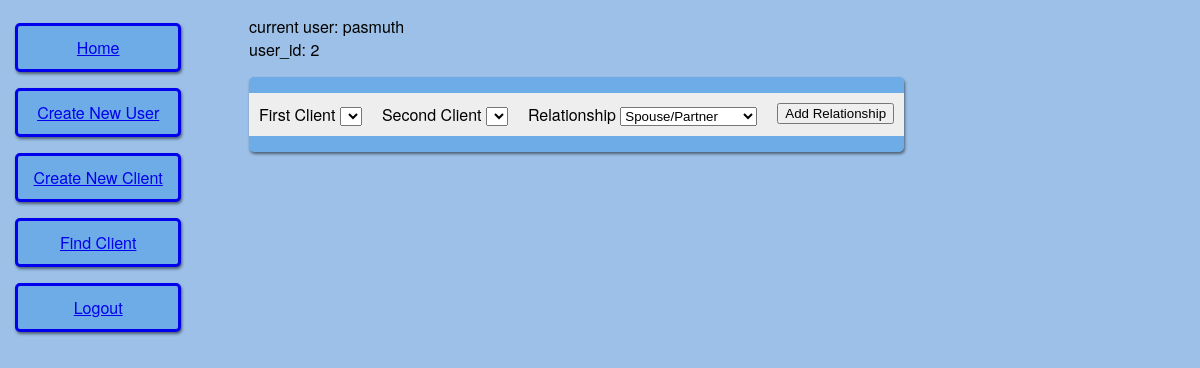
/create_relationship_1 (signed in), run on an earlier commit of the app's database.
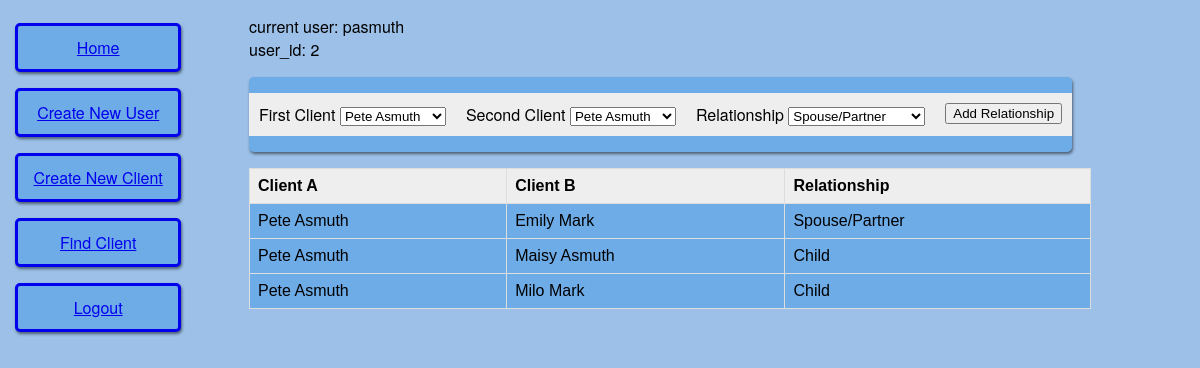
And on a later commit of the database.
### app/models.py (models this page shows, shortened)
class User(UserMixin, db.Model):
	id = db.Column(db.Integer, primary_key = True)
	username = db.Column(db.String(64), index = True, unique = True)
	email = db.Column(db.String(120), index = True, unique = True)
	password_hash = db.Column(db.String(128))

class ClientRelationship(db.Model):
	id = db.Column(db.Integer, primary_key = True)
	client_a_id = db.Column(db.Integer, db.ForeignKey('client.id'))
	client_b_id = db.Column(db.Integer, db.ForeignKey('client.id'))
	a_to_b_relation = db.Column(db.Integer, db.ForeignKey('relationship.id'))
	relationship = db.relationship('Relationship', uselist=False)
	client_a = db.relationship('Client', foreign_keys=[client_a_id])
	client_b = db.relationship('Client', foreign_keys=[client_b_id])
	created_date = db.Column(db.DateTime, index = True, default = datetime.utcnow)
	created_by = db.Column(db.Integer, db.ForeignKey('user.id'))
	user = db.relationship('User', uselist = False)

class Client(db.Model):
	id = db.Column(db.Integer, primary_key = True)
	first_name = db.Column(db.String(20))
	middle_name = db.Column(db.String(20))
	last_name = db.Column(db.String(20))
	SSN = db.Column(db.String(11))
	veteran = db.Column(db.Boolean)
	activeMilitary = db.Column(db.Boolean)
	disability = db.Column(db.Boolean)
	foreignBorn = db.Column(db.Boolean)
	race = db.relationship('ClientRace', backref = 'Client', lazy = 'dynamic')
	ethnicity = db.Column(db.Integer, db.ForeignKey('ethnicity.id'))
	gender = db.Column(db.Integer, db.ForeignKey('gender.id'))
	gen = db.relationship('Gender', uselist = False)
	dob = db.Column(db.Date)
	created_date = db.Column(db.DateTime, index = True, default = datetime.utcnow)
	created_by = db.Column(db.Integer, db.ForeignKey('user.id'))
	user = db.relationship('User', uselist = False)

class Relationship(db.Model):
	id = db.Column(db.Integer, primary_key = True)
	relationship = db.Column(db.String(15))

### app/routes.py (the view, shortened to what this page needs)
@app.route('/create_relationship_<clientid>', defaults = {'second_client':None}, methods = ['GET','POST'])
@app.route('/create_relationship_<clientid>_<second_client>', methods = ['GET','POST'])
@login_required
def create_relationship(clientid, second_client):
	form = CreateRelationship()
	rels = ClientRelationship.query.filter(ClientRelationship.client_a_id == clientid).all()
	return render_template('create_relationship.html', title = 'Create Relationship', data = rels, form = form)

### app/forms.py (shortened to what this page needs)
class CreateRelationship(FlaskForm):
	form_title = 'Create Relationship'
	client_choices = [(c.id, str(c.first_name)+' '+str(c.last_name)) for c in Client.query.all()]
	rel_choices = [(r.id, r.relationship) for r in Relationship.query.all()]
	first_client = SelectField('First Client', choices = client_choices, coerce = int, validators=[DataRequired()])
	second_client = SelectField('Second Client', choices = client_choices, coerce = int, validators=[DataRequired()])
	relationship = SelectField('Relationship', choices = rel_choices, coerce = int, validators = [DataRequired()])
	submit = SubmitField('Add Relationship')

### app/models.py (called while the page is built)
@login.user_loader
def load_user(id):
	return User.query.get(int(id))

### app/templates/create_relationship.html (shortened to what this page needs)
{% extends "base.html" %}
{% block content %}
    <form action="" method="post">
        <div class="formFields">
            {% for field in form %}
                {% if ((field.type != 'CSRFTokenField') and (field.type != 'SubmitField')) %}
                <div class="formElement">
                    {{ field.label() }}
                    {{ field() }} <br>
                </div>
                {% endif %}
            {% endfor %}<br>
            <div class="formElement">
            {{ form.submit() }}
            </div>
        </div>
    </form>
    {% if data %}
        <table class="clientView">
        <tr>
            <th>Client A</th>
            <th>Client B</th>
            <th>Relationship</th>
        </tr>
        {% for r in data %}
        <tr>
            <td>{{ r.client_a.first_name }} {{ r.client_a.last_name }}</td>
            <td>{{ r.client_b.first_name }} {{ r.client_b.last_name }}</td>
            <td>{{ r.relationship.relationship }}</td>
        </tr>
        {% endfor%}
    </table>
    {% endif %}
{% endblock %}

### app/templates/base.html (shortened to what this page needs)
<html>
    <head>
      <link rel="stylesheet" href="{{ url_for('static', filename = 'styles/main.css') }}">
    </head>
    <body>
        <div class="row">
          <div class="leftColumn">
            {% if current_user.is_anonymous %}
            <a class="header_button" href="{{ url_for('login') }}">Login</a>
            {% else %}
            <a class="header_button" href="{{ url_for('index') }}">Home</a>
            <a class="header_button" href="{{ url_for('render_form', form = 'RegistrationForm') }}">Create New User</a>
            <a class="header_button" href="{{ url_for('create_client') }}">Create New Client</a>
            <a class="header_button" href="{{ url_for('view_clients') }}">Find Client</a>
            <a class="header_button" href="{{ url_for('logout') }}">Logout</a>
            {% endif %}
          </div>
          <div class="rightColumn">
            current user: {{ current_user.username }} <br>
            user_id: {{ current_user.id }} <br>
            {% block content %}{% endblock %}
          </div>
        </div>
    </body>
</html>

### app/static/styles/main.css (style rules this page uses)
body { margin: 0; padding: 0; font-family: "Helvetica Neue", Helvetica, Arial, sans-serif; color: #000000; padding: 15px; background: #9cc0e7; }
table { font-family: arial, sans-serif; border-collapse: collapse; }
table.clientView { font-family: arial, sans-serif; border-collapse: collapse; align: center; width: 90%; background-color: #6EACE7 }
td { border: 1px solid #dddddd; text-align: left; padding: 8px; }
th { border: 1px solid #dddddd; background-color: #EEEEEE; text-align: left; padding: 8px; }
.row:after { content: ""; display: table; clear: both; }
.formElement { padding: 10px 10px; background: #EEEEEE; margin: 1em 0; }
.formFields { float: left; display: flex; flex-wrap: wrap; align-content: space-around; justify-content: space-evenly; background: #6EACE7; margin: 1em 0; box-shadow: 1px 2px 3px rgba(0,0,0,.5); border-radius: 5px; }
.leftColumn { float: left; width: 15%; display: flex; flex-wrap: wrap; align-content: space-around }
.rightColumn { float: right; width: 80%; }
.header_button { border: solid; padding: 10px 10px; text-align: center; background-color: #6EACE7; width: 80%; float: left; margin: .5em 0; box-shadow: 1px 2px 3px rgba(0,0,0,.5); border-radius: 5px; }

What changed in the data, as far as the page shows it:
added ClientRelationship: client_a.first_name "Pete", client_a.last_name "Asmuth", client_b.first_name "Emily", client_b.last_name "Mark", relationship.relationship "Spouse/Partner"
added ClientRelationship: client_a.first_name "Pete", client_a.last_name "Asmuth", client_b.first_name "Maisy", client_b.last_name "Asmuth", relationship.relationship "Child"
added ClientRelationship: client_a.first_name "Pete", client_a.last_name "Asmuth", client_b.first_name "Milo", client_b.last_name "Mark", relationship.relationship "Child"
Also different on the page:
form field first_client: (not shown) → "Pete Asmuth"
form field second_client: (not shown) → "Pete Asmuth"
text now shown: "Client A Client B Relationship"
